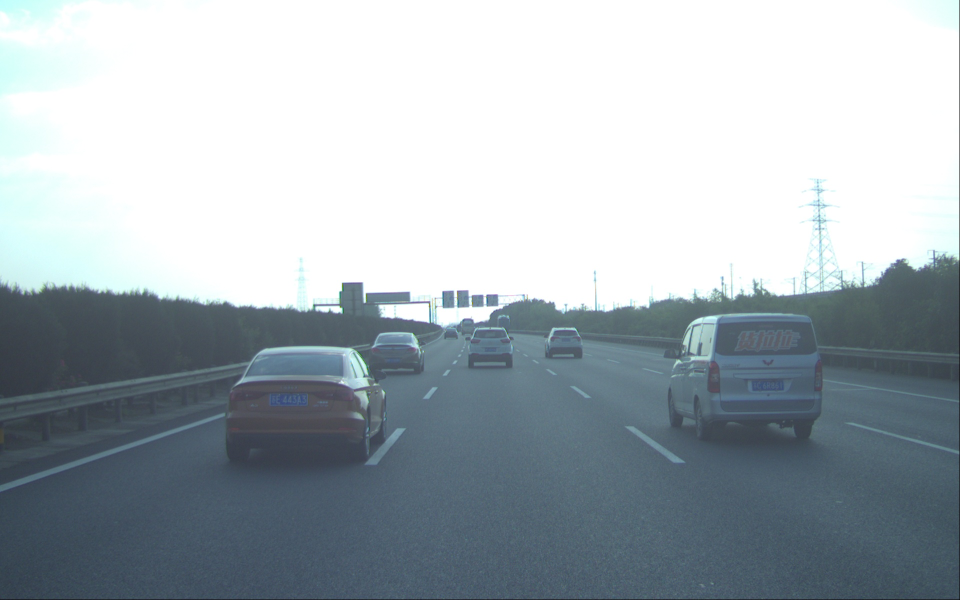
//> input picture fabu/tools/eval_od/input/000000058060_201710301449_1509346198030.jpg, 1920 x 1200 px, given in place of ����, which was not available (shown at 1/2 size)
$ ./test_laneProcess ../../eval_od/input/000000058060_201710301449_1509346198030.jpg out.png   (built with g++ and OpenCV 4)
//> lines starting //> are read from the running program, lines starting //| are printed output that depends on the picture; after the words box and inside, x2 and y2 are one past the last pixel; in counts of white or black regions, pixels touching at a corner belong together; pictures that were not available may be replaced by others from this repository, and a replacement may not be noted
### fabu/tools/eval_lane/laneProcess/laneProcess.cc
#include <iostream>
#include <sstream>
#include "laneProcess.h"

laneProcess::laneProcess() {}
laneProcess::~laneProcess() {}


/// \brief Extract extension point by processing predicted image.
/// \param [in]predImg Predicted grayscale image.
/// \param [in]srcImg Source RGB image.
/// \return [out]targetExtPoints Extension points of lane L1, R1 and Mid.
std::vector<cv::Point> laneProcess::process(const cv::Mat& predImg, const cv::Mat& srcImg) {
    _height = srcImg.rows;
    getAllLaneRegions(predImg);
    std::vector<cv::Point> allExtPoints;
    std::vector<cv::Point> targetExtPoints;
    // point-slope form
    // lines[0]-->dx  lines[1]-->dy lines[2]-->point.x lines[3]-->point.y
    std::vector<cv::Vec4f> targetLines;
    allExtPoints = getExtPoints(srcImg);
    getTargetExtPoints(allExtPoints, targetExtPoints, targetLines);

#ifdef DEBUG_ON
    std::vector<std::vector<cv::Point> > contours;
    std::vector<cv::Vec4i> hierarchy;
    cv::findContours(predImg, contours, hierarchy, CV_RETR_CCOMP, CV_CHAIN_APPROX_SIMPLE);

    cv::Mat dst = cv::Mat::zeros(predImg.rows, predImg.cols, CV_8UC3);
    int idx = 0;
    std::cout << "hierarchy size: " << contours.size() << " " << hierarchy.size() << std::endl;
    for(int i = 0; i < contours.size(); i++) {
        for(; idx >=0; idx = hierarchy[idx][0]){
            cv::Scalar color(rand()&255, rand()&255, rand()&255);
            cv::drawContours(dst, contours, idx, color, CV_FILLED, 8, hierarchy);
        }
    }
    cv::imwrite(_savepath + "/" + _imageName + "_raw.jpg", dst);
#endif

    return targetExtPoints;
}

/// \brief Get all connected regions of all lanes.
/// \param [in]predImg The predicted grayscale image.
/// \param [out]_allContours The points of all lanes
/// \param [out]_allHierarchy The hierarchy architecture of connected region. This variable is used to in drawContours when DEBUG_ON is open.
/// \param [out]_allLaneList The kept lane values after filtering the connected region area. 1-->L1, 2-->R1, 3-->L2, 4-->R2, 5-->Mid
void laneProcess::getAllLaneRegions(const cv::Mat& predImg) {
    //std::cout << "get all lane regions." << std::endl;
    _allContours.clear();
    _allHierarchy.clear();
    _allLaneList.clear();

    for(int i = 0; i < _initLaneTypeNum; i++) {
        int laneValue = _initLaneList[i];
        //std::cout << "lane value: " << laneValue << std::endl;
        std::vector<std::vector<cv::Point> > contours;
        std::vector<cv::Vec4i> hierarchy;
        getSigleLaneRegion(predImg, laneValue, contours, hierarchy);

        for(int j = 0; j < contours.size(); j ++) {
            //std::cout << "sigle contours: " << cv::contourArea(contours[j]) << " " << contours[j].size() << " " << _areaThreshold << std::endl;
            if(cv::contourArea(contours[j]) >= _areaThreshold) {
                _allContours.push_back(contours[j]);
                _allHierarchy.push_back(hierarchy[j]);
                _allLaneList.push_back(laneValue);
            }
        }
    }
    //std::cout << "coutours final size: " << _allContours.size()  << std::endl;
 }

/// \brief Get connected region of one kind of lane. This function will be called in getAllLaneRegions.
/// \param [int]predImg
/// \param [in]laneValue The specified lane label
/// \param [out]contours The contours which keeps all point sets.
/// \param [out]hierarchy The hierarchy of contours.
void laneProcess::getSigleLaneRegion(const cv::Mat& predImg, int laneValue, std::vector<std::vector<cv::Point> > &contours, std::vector<cv::Vec4i>& hierarchy) {
    //std::cout << "sigle lane: " << laneValue << std::endl;
    cv::Mat img;
    img = predImg.clone();

    // Change some pixel values for finding best contours.
    for(cv::MatIterator_<uchar> it = img.begin<uchar>(); it != img.end<uchar>(); it++) {
        int pixel = *it;
        //pixel = pixel / 32;
        if(pixel != laneValue){
            *it = 0;
        }
    }
    //std::vector<cv::Vec4i> hierarchy;
    cv::findContours(img, contours, hierarchy, CV_RETR_CCOMP, CV_CHAIN_APPROX_NONE);
}

/// \brief Get all extension points of the detected lane.
/// \param [in]srcImg
/// \param [out]_allFitLines The fitted line function for all kept lanes.
/// \return allExtPoints The extension points of all kept lanes.
std::vector<cv::Point> laneProcess::getExtPoints(const cv::Mat& srcImg){
#ifdef DEBUG_ON
    cv::Mat dst = srcImg.clone();
#endif
    _allFitLines.clear();
    int height = srcImg.rows;
    int laneNum = _allContours.size();
    std::vector<cv::Point> allExtPoints;
    // Get one extension point and one line function for each kind of lane.
    for(int i = 0; i < laneNum; i++) {
        double slope = 0;
        cv::Point point, extPoint;
        cv::Vec4f lines;

        // point-slope form
        // lines[0]-->dx  lines[1]-->dy lines[2]-->point.x lines[3]-->point.y
        cv::fitLine(_allContours[i], lines, CV_DIST_L2, 0, 1e-2, 1e-2);

        point.x = lines[2] * _scaleRatio;
        point.y = lines[3] * _scaleRatio;
        slope = lines[1] / lines[0];

        extPoint.y = height;
        extPoint.x = point.x + (extPoint.y - point.y) / slope;
        //std::cout << "Points: " << point << " " << extPoint << std::endl;

        allExtPoints.push_back(extPoint);
        _allFitLines.push_back(lines);

#ifdef DEBUG_ON
        // draw the predicted point and lines
        int pointsNum = _allContours[i].size();
        int laneValue = _allLaneList[i];
        cv::Scalar color = _laneColorsMap[laneValue];
        //std::cout << "laneValue -- colors: " << laneValue << " -- " << color << std::endl;
        std::vector<cv::Point> rescaleContour;
        std::vector<std::vector<cv::Point> > tmpContour;
        for(int j = 0; j < pointsNum; j++) {
            cv::Point tmpPoint;
            // Map the coordinate to source image.
            tmpPoint.x = _allContours[i][j].x * _scaleRatio;
            tmpPoint.y = _allContours[i][j].y * _scaleRatio;
            rescaleContour.push_back(tmpPoint);
            //cv::circle(dst, tmpPoint, 3, color, 3);
        }
        tmpContour.push_back(rescaleContour);
        cv::drawContours(dst, tmpContour, 0, color, CV_FILLED);

        cv::Point line_start;
        // Choose the maximum of y value as the start point of line.
        line_start = getMaxYPoint(rescaleContour);
        cv::line(dst, line_start, extPoint, cv::Scalar(255, 255, 0), 5, CV_AA); // cyan -- ext
        cv::circle(dst, extPoint, 15, color, 8); // cyan -- ext
#endif
    }

#ifdef DEBUG_ON
    std::cout << "First ext points: " << allExtPoints << std::endl;
    //cv::imwrite(_savepath + "/" + _imageName + "_contours.jpg", dst);

    // draw extension points
    std::vector<cv::Point> targetPoints;
    std::vector<cv::Vec4f> fitlines;
    getTargetExtPoints(allExtPoints, targetPoints, fitlines);
    int targetColor[3] = {1, 2, 5};
    std::string targetName[3]  ={"l1", "r1", "mid"};
    for(int i = 0 ; i < targetPoints.size(); i++){
        cv::Scalar color = _laneColorsMap[targetColor[i]];
        std::string lane = targetName[i];
        cv::Point extPoint = targetPoints[i];
        if (extPoint.y != -1){
            cv::circle(dst, extPoint, 15, cv::Scalar(255, 255, 0), 8);
            std::ostringstream str;
            str << lane << ": " << extPoint.x << " " << extPoint.y;
            cv::Point left;
            left.x = 30;
            left.y = 30 + i * 30;
            cv::putText(dst, str.str(), left, CV_FONT_HERSHEY_SIMPLEX, 1, color, 2);
        }
    }
    cv::imwrite(_savepath + "/" + _imageName + "_contours_1.jpg", dst);
    std::cout << "finish get allExtPoints\n";
#endif
    return allExtPoints;
}

/// \brief Filter all extension points to get the needed points of lane l1/r1/mid.
/// \param allExtPoints All extension points.
/// \return The needed points.
void laneProcess::getTargetExtPoints(const std::vector<cv::Point> allExtPoints, std::vector<cv::Point>& finalExtPoints, std::vector<cv::Vec4f>& fitlines){
    int finalLaneNum = allExtPoints.size();

    // Get extension points, contours, fitted line functions of L1/R1/Mid to choose the final result by merging some points.
    std::vector<cv::Point> L1_extPoints, R1_extPoints, Mid_extPoints;
    std::vector<std::vector<cv::Point> > L1_contours, R1_contours, Mid_contours;
    std::vector<cv::Vec4f> L1_fitlines, R1_fitlines, Mid_fitlines;
    for(int i = 0; i < finalLaneNum; i++){
        int laneValue = _allLaneList[i];
        if (laneValue == 1) {
            L1_extPoints.push_back(allExtPoints[i]);
            L1_contours.push_back(_allContours[i]);
            L1_fitlines.push_back(_allFitLines[i]);
        }
        if (laneValue == 2) {
            R1_extPoints.push_back(allExtPoints[i]);
            R1_contours.push_back(_allContours[i]);
            R1_fitlines.push_back(_allFitLines[i]);
        }
        if (laneValue == 5) {
            Mid_extPoints.push_back(allExtPoints[i]);
            Mid_contours.push_back(_allContours[i]);
            Mid_fitlines.push_back(_allFitLines[i]);
        }
#ifdef DEBUG_ON
        std::cout << "first line func: " << _allFitLines[i] << std::endl;
#endif
    }

    std::vector<std::vector<int> > mergePair;
    cv::Point l1_extPoint, r1_extPoint, mid_extPoint;
    cv::Vec4f l1_line, r1_line, mid_line;

    //std::cout << "l1 size: " << L1_extPoints.size() << " " << L1_contours.size() << " " << L1_fitlines.size() << std::endl;

    if(L1_extPoints.size() > 0) {
       // More than zero L1 extension points
       getMergedExtPoint(L1_extPoints, L1_contours, L1_fitlines, "larger", l1_extPoint, l1_line);
    }else{
        l1_extPoint.x = l1_extPoint.y = -1;
        l1_line = {-1, -1, -1, -1};
    }

    if(R1_extPoints.size() > 0) {
       getMergedExtPoint(R1_extPoints, R1_contours, R1_fitlines, "smaller", r1_extPoint, r1_line);
    }else{
        r1_extPoint.x = r1_extPoint.y = -1;
        r1_line = {-1, -1, -1, -1};
    }

    if(Mid_extPoints.size() > 0) {
       getMergedExtPoint(Mid_extPoints, Mid_contours, Mid_fitlines, "smaller", mid_extPoint, mid_line);
    }else{
        mid_extPoint.x = mid_extPoint.y = -1;
        mid_line = {-1, -1, -1, -1};
    }

#ifdef DEBUG_ON
    std::cout << "l1: " << l1_extPoint << "  r1: " << r1_extPoint << "  mid: " << mid_extPoint << std::endl;
    std::cout << "l1_line: " << l1_line << "  r1_line: " << r1_line << "  mid_line: " << mid_line << std::endl;
#endif

    // store final extension points of L1/R1/Mid
    finalExtPoints.push_back(l1_extPoint);
    finalExtPoints.push_back(r1_extPoint);
    finalExtPoints.push_back(mid_extPoint);

    // store final fitted line function of L1/R1/Mid
    fitlines.push_back(l1_line);
    fitlines.push_back(r1_line);
    fitlines.push_back(mid_line);
}

/// \brief Choose the best extension points and the corresponding line function.
/// \param [in] extPoints The extension points of one kind of lane
/// \param [in] extContours All points predicted as the specific lane by NN.
/// \param [in] extLines All fitted line functions of one kind of lane.
/// \param [in] filterType The method to choose points.
/// \param [out] bestPoint The final used extension points.
/// \param [out] bestLine The final used line functions.
// [170 lines left out: functions getMergedExtPoint, getMergePair, reFitLine, filterExtPoints, getMaxYPoint, not called in this run]

/// \breif Set some parameters for saving image.
void laneProcess::setSaveParam(std::string name, std::string savepath){
    this->_imageName = name;
    this->_savepath = savepath;
}

### fabu/tools/eval_lane/laneProcess/test_laneProcess.cc
#include <iostream>
#include <fstream>
#include <string>
#include <opencv2/opencv.hpp>
#include <ctime>

#include "laneProcess.h"

int main(int argc, char *argv[]) {
    if (argc != 3) {
        std::cout << "Usage: ./laneProcess predlist savepath \n";
        exit(0);
    }

    std::string predfile = argv[1];
    std::ifstream predlist;
    predlist.open(predfile.c_str(), std::ios::in);

    std::string savepath = argv[2];

    if(!predlist.is_open()) {
        std::cout << "predicted list open failed. \n";
    }

    std::string imgfile;
    while(getline(predlist, imgfile)) {
        std::cout << "imgName: " << imgfile << std::endl;
        std::string imgName = imgfile.substr(imgfile.rfind("/") + 1);

        std::string suffix = "_res.png";
        std::string srcImgName = imgName.substr(0, imgName.rfind("_res1.png")) + "_src.jpg";
        std::string srcImgPath = imgfile.substr(0, imgfile.rfind("/")) + "/" + srcImgName;
        std::cout << "srcImgPath: " << srcImgPath << std::endl;

        cv::Mat srcImg = cv::imread(srcImgPath);
//> srcImg is the input picture: 1200 rows x 1920 cols, CV_8UC3; mean B, G, R 180, 174, 164.2
        cv::Mat predImg = cv::imread(imgfile);
        cv::cvtColor(predImg, predImg, CV_RGB2GRAY);
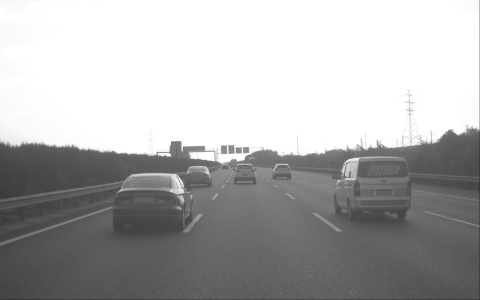
//> predImg: 1200 rows x 1920 cols, CV_8UC1 (shown at 1/4 size); min 0, max 255, mean 174.7

        if(!predImg.data) {
            std::cout << "srcImg empty()." << std::endl;
            exit(0);
        }
        if(!srcImg.data){
            std::cout << "srcImg empty()." << std::endl;
            exit(0);
        }

        std::cout << "img: " << srcImg.size() << std::endl;
//| img: [1920 x 1200]
        //std::cout << "img size: " << predImg.size() << " " << predImg.channels() << std::endl;

        laneProcess lane_process = laneProcess();
        lane_process.setSaveParam(imgName, savepath);
        std::vector<cv::Point> resExtPoints;
        clock_t start = clock();
        resExtPoints = lane_process.process(predImg, srcImg);
//> the loop in getAllLaneRegions, `for(int i = 0; i < _initLaneTypeNum; i++)` made 5 passes
//> contours on passes 1 to 5: 15 contours, all with area under 20, 70 contours, all with area under 20, 355 contours, all with area under 20, 529 contours, all with area under 20, 301 contours, all with area under 20
//> pass 1, in getSigleLaneRegion, `cv::findContours(img, contours, hierarchy, CV_RETR_CCOMP, CV_CHAIN_APP..`:
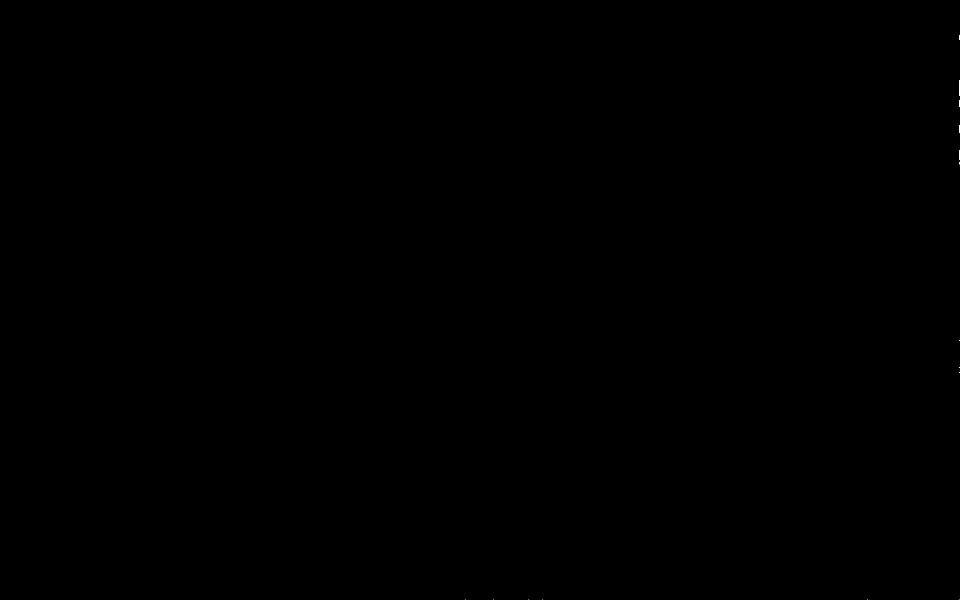
//> img: 1200 rows x 1920 cols, CV_8UC1 (shown at 1/2 size); values 0 (black) and 1 (white), 0% white in thin lines or dots, all inside (x1, y1, x2, y2) = (930, 70, 1920, 1200)
//> pass 3, in getSigleLaneRegion (call 3), `cv::findContours(img, contours, hierarchy, CV_RETR_CCOMP, CV_CHAIN_APP..`:
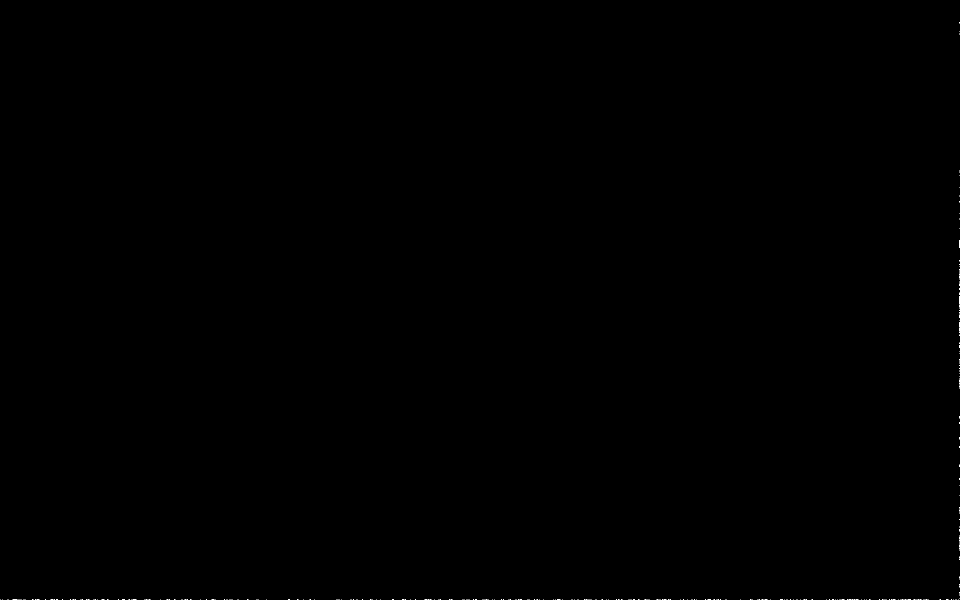
//> img: 1200 rows x 1920 cols, CV_8UC1 (shown at 1/2 size); values 0 (black) and 3 (white), 0.03% white in thin lines or dots
//| First ext points: []
//> in getTargetExtPoints, `int finalLaneNum = allExtPoints.size();`: finalLaneNum = 0
//> after the loop in getTargetExtPoints, `for(int i = 0; i < finalLaneNum; i++)`: L1_contours = 0 contours
//> in getTargetExtPoints, `finalExtPoints.push_back(l1_extPoint);`: finalExtPoints = 1 Point (x, y): [-1, -1]
//> in getTargetExtPoints, `finalExtPoints.push_back(r1_extPoint);`: finalExtPoints = 2 Points (x, y): [-1, -1], [-1, -1]
//> in getTargetExtPoints, `finalExtPoints.push_back(mid_extPoint);`: finalExtPoints = 3 Points (x, y): [-1, -1], [-1, -1], [-1, -1]
//> in getTargetExtPoints, `fitlines.push_back(l1_line);`: fitlines = 1 item: [-1, -1, -1, -1]
//> in getTargetExtPoints, `fitlines.push_back(r1_line);`: fitlines = 2 items: [-1, -1, -1, -1], [-1, -1, -1, -1]
//> in getTargetExtPoints, `fitlines.push_back(mid_line);`: fitlines = 3 items: [-1, -1, -1, -1], [-1, -1, -1, -1], [-1, -1, -1, -1]
//> in getExtPoints, `getTargetExtPoints(allExtPoints, targetPoints, fitlines);`: targetPoints = 3 Points (x, y): [-1, -1], [-1, -1], [-1, -1]
//> the loop in getExtPoints, `for(int i = 0 ; i < targetPoints.size(); i++)` made 3 passes
//> (the run ends here: the program stops with an error, at `cv::imwrite(_savepath + "/" + _imageName + "_contours_1.jpg", dst);`)

$ run again, on fabu/tools/eval_od/input/000000075650_201710291453_1509260008093.jpg
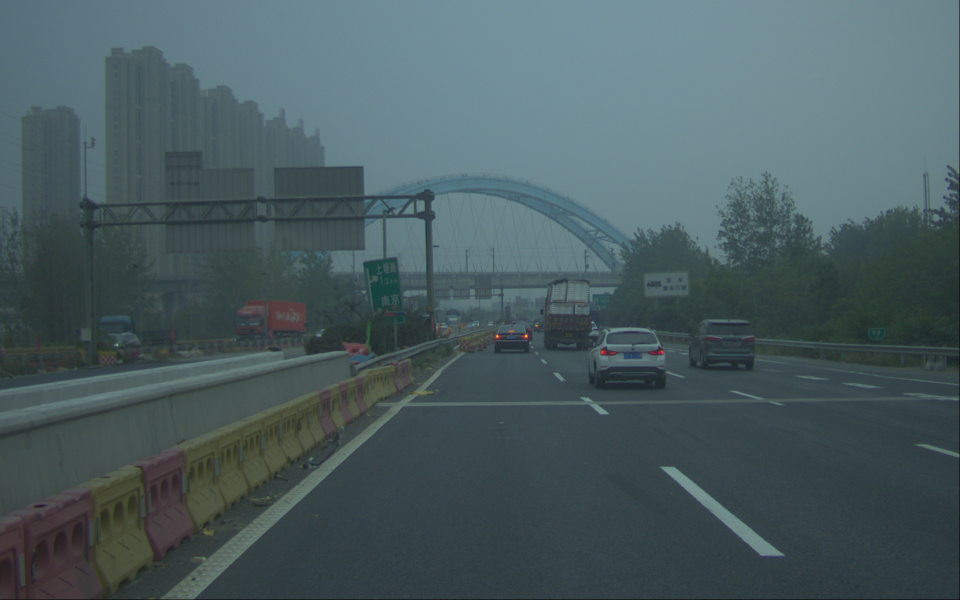
//> input picture fabu/tools/eval_od/input/000000075650_201710291453_1509260008093.jpg, 1920 x 1200 px, given in place of ����, which was not available (shown at 1/2 size)
//> srcImg is the input picture: 1200 rows x 1920 cols, CV_8UC3; mean B, G, R 95.8, 92, 74.2
//> `cv::cvtColor(predImg, predImg, CV_RGB2GRAY);`:
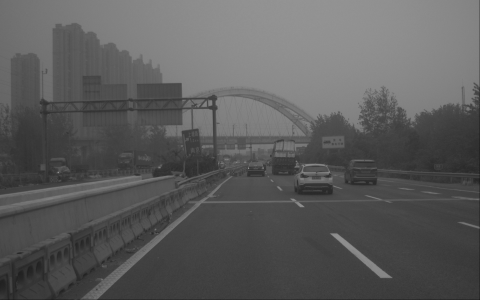
//> predImg: 1200 rows x 1920 cols, CV_8UC1 (shown at 1/4 size); min 0, max 205, mean 91
//| img: [1920 x 1200]
//> the loop in getAllLaneRegions, `for(int i = 0; i < _initLaneTypeNum; i++)` made 5 passes
//> contours on passes 1 to 5: 91 contours, all with area under 20, 343 contours, all with area under 20, 458 contours, all with area under 20, 263 contours, all with area under 20, 57 contours, all with area under 20
//> pass 3, in getSigleLaneRegion (call 3), `cv::findContours(img, contours, hierarchy, CV_RETR_CCOMP, CV_CHAIN_APP..`:
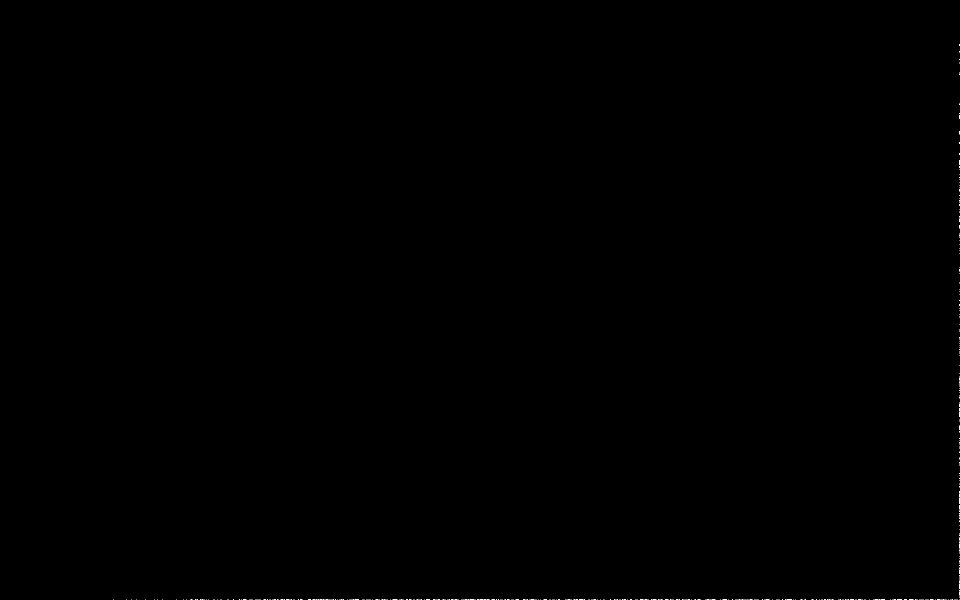
//> img: 1200 rows x 1920 cols, CV_8UC1 (shown at 1/2 size); values 0 (black) and 3 (white), 0.05% white in thin lines or dots, all inside (x1, y1, x2, y2) = (227, 88, 1920, 1200)
//| First ext points: []
//> finalLaneNum = 0
//> after the loop in getTargetExtPoints, `for(int i = 0; i < finalLaneNum; i++)`: L1_contours = 0 contours
//> in getTargetExtPoints, `finalExtPoints.push_back(l1_extPoint);`: finalExtPoints = 1 Point (x, y): [-1, -1]
//> in getTargetExtPoints, `finalExtPoints.push_back(r1_extPoint);`: finalExtPoints = 2 Points (x, y): [-1, -1], [-1, -1]
//> in getTargetExtPoints, `finalExtPoints.push_back(mid_extPoint);`: finalExtPoints = 3 Points (x, y): [-1, -1], [-1, -1], [-1, -1]
//> in getTargetExtPoints, `fitlines.push_back(l1_line);`: fitlines = 1 item: [-1, -1, -1, -1]
//> in getTargetExtPoints, `fitlines.push_back(r1_line);`: fitlines = 2 items: [-1, -1, -1, -1], [-1, -1, -1, -1]
//> in getTargetExtPoints, `fitlines.push_back(mid_line);`: fitlines = 3 items: [-1, -1, -1, -1], [-1, -1, -1, -1], [-1, -1, -1, -1]
//> in getExtPoints, `getTargetExtPoints(allExtPoints, targetPoints, fitlines);`: targetPoints = 3 Points (x, y): [-1, -1], [-1, -1], [-1, -1]
//> the loop in getExtPoints, `for(int i = 0 ; i < targetPoints.size(); i++)` made 3 passes
